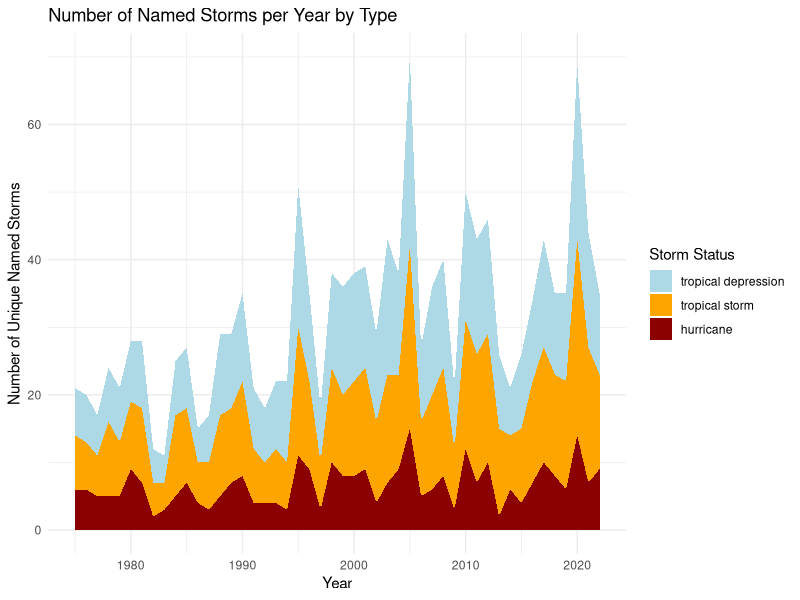
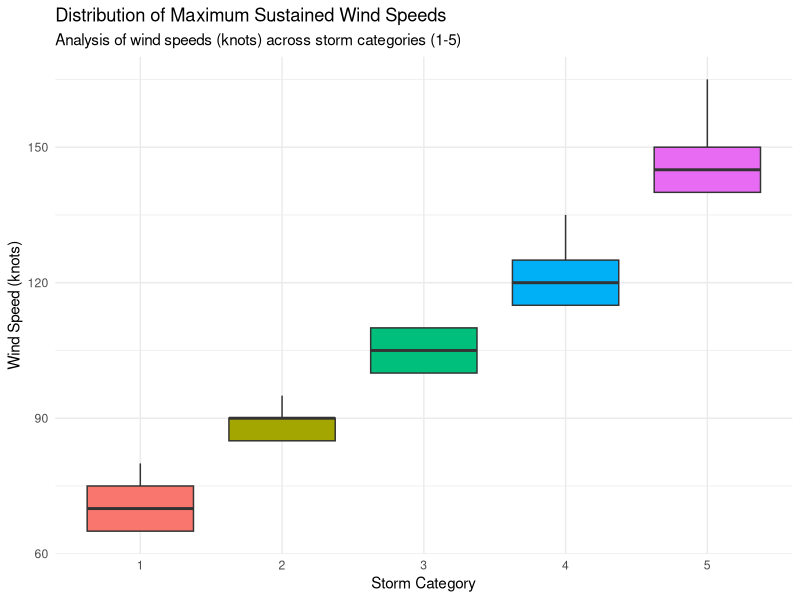

Recreate these plots in R, in order.
## ---- chunk 1
#| label: setup
#| message: false
suppressPackageStartupMessages(library(tidyverse))
## ---- chunk 2
#| label: named-storms-per-year
storms %>%
  filter(status %in% c("tropical depression", "tropical storm", "hurricane")) %>%
  mutate(status = factor(status, levels = c("tropical depression", "tropical storm", "hurricane"))) %>%
  group_by(year, status) %>%
  summarise(n_storms = n_distinct(name), .groups = "drop") %>%
  ggplot(aes(x = year, y = n_storms, fill = status)) +
  geom_area() +
  scale_fill_manual(
    values = c(
      "tropical depression" = "lightblue",
      "tropical storm" = "orange",
      "hurricane" = "darkred"
    )
  ) +
  labs(
    title = "Number of Named Storms per Year by Type",
    x = "Year",
    y = "Number of Unique Named Storms",
    fill = "Storm Status"
  ) +
  theme_minimal()
## ---- chunk 3
#| label: wind-speed-by-category
storms %>%
  filter(!is.na(category)) %>%
  mutate(category = as.factor(category)) %>%
  ggplot(aes(x = category, y = wind, fill = category)) +
  geom_boxplot(show.legend = FALSE) +
  labs(
    title = "Distribution of Maximum Sustained Wind Speeds",
    subtitle = "Analysis of wind speeds (knots) across storm categories (1-5)",
    x = "Storm Category",
    y = "Wind Speed (knots)"
  ) +
  theme_minimal()
